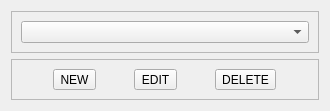
<?xml version="1.0" encoding="UTF-8"?>
<ui version="4.0">
 <class>Form</class>
 <widget class="QWidget" name="Form">
  <property name="geometry">
   <rect>
    <x>0</x>
    <y>0</y>
    <width>330</width>
    <height>103</height>
   </rect>
  </property>
  <property name="windowTitle">
   <string>Form</string>
  </property>
  <layout class="QVBoxLayout" name="verticalLayout">
   <item>
    <widget class="QFrame" name="frame">
     <property name="frameShape">
      <enum>QFrame::StyledPanel</enum>
     </property>
     <property name="frameShadow">
      <enum>QFrame::Raised</enum>
     </property>
     <layout class="QVBoxLayout" name="verticalLayout_2">
      <item>
       <widget class="QComboBox" name="comboBox_files">
        <property name="sizePolicy">
         <sizepolicy hsizetype="Expanding" vsizetype="Fixed">
          <horstretch>0</horstretch>
          <verstretch>0</verstretch>
         </sizepolicy>
        </property>
       </widget>
      </item>
     </layout>
    </widget>
   </item>
   <item>
    <widget class="QFrame" name="frame_2">
     <property name="frameShape">
      <enum>QFrame::StyledPanel</enum>
     </property>
     <property name="frameShadow">
      <enum>QFrame::Raised</enum>
     </property>
     <layout class="QHBoxLayout" name="horizontalLayout">
      <item>
       <widget class="QToolButton" name="toolButton_new">
        <property name="text">
         <string>NEW</string>
        </property>
       </widget>
      </item>
      <item>
       <widget class="QToolButton" name="toolButton_edit">
        <property name="text">
         <string>EDIT</string>
        </property>
       </widget>
      </item>
      <item>
       <widget class="QToolButton" name="toolButton_delete">
        <property name="text">
         <string>DELETE</string>
        </property>
       </widget>
      </item>
     </layout>
    </widget>
   </item>
  </layout>
 </widget>
 <resources/>
 <connections/>
</ui>
